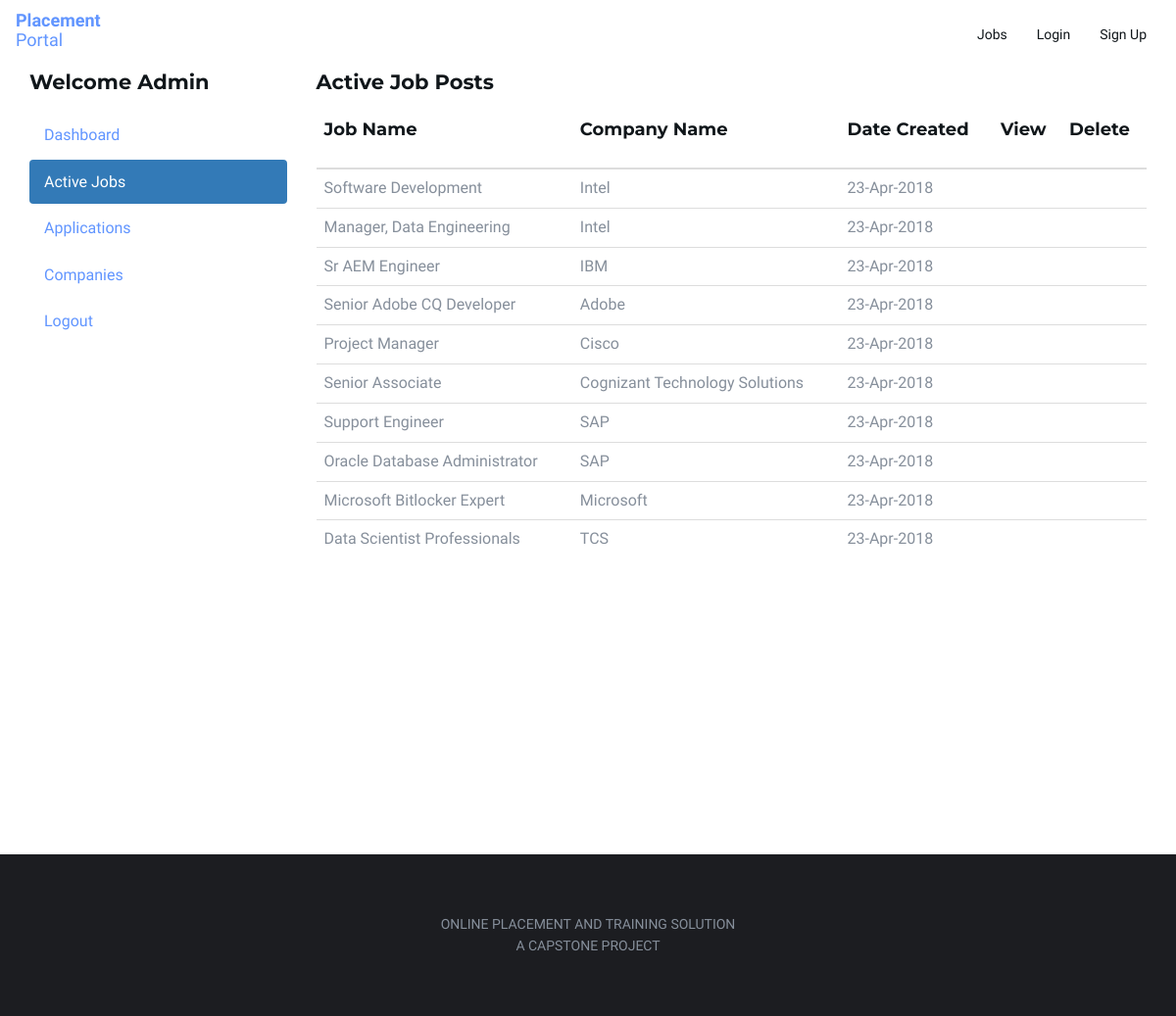
/admin/active-jobs.php (signed in), run on the app's committed database.
### tables this page shows
CREATE TABLE `job_post` (
  `id_jobpost` int(11) NOT NULL,
  `id_company` int(11) NOT NULL,
  `jobtitle` varchar(255) NOT NULL,
  `description` text NOT NULL,
  `minimumsalary` varchar(255) NOT NULL,
  `maximumsalary` varchar(255) NOT NULL,
  `experience` varchar(255) NOT NULL,
  `qualification` varchar(255) NOT NULL,
  `createdat` timestamp NOT NULL DEFAULT CURRENT_TIMESTAMP
);

CREATE TABLE `company` (
  `id_company` int(11) NOT NULL,
  `name` varchar(255) NOT NULL,
  `companyname` varchar(255) NOT NULL,
  `country` varchar(255) NOT NULL,
  `state` varchar(255) NOT NULL,
  `city` varchar(255) NOT NULL,
  `contactno` varchar(255) NOT NULL,
  `website` varchar(255) NOT NULL,
  `email` varchar(255) NOT NULL,
  `password` varchar(255) NOT NULL,
  `aboutme` varchar(255) DEFAULT NULL,
  `logo` varchar(255) NOT NULL,
  `createdAt` timestamp NOT NULL DEFAULT CURRENT_TIMESTAMP,
  `active` int(11) NOT NULL DEFAULT '2'
);

### admin/active-jobs.php (the view, shortened to what this page needs)
<?php
require_once("../db.php");
?>
<!DOCTYPE html>
<html>
<head>
	<link type="text/css" rel="stylesheet" href="../css/bootstrap.min.css" />
	<link type="text/css" rel="stylesheet" href="../css/owl.carousel.css" />
	<link type="text/css" rel="stylesheet" href="../css/owl.theme.default.css" />
	<link type="text/css" rel="stylesheet" href="../css/magnific-popup.css" />
    <link rel="stylesheet" href="https://cdnjs.cloudflare.com/ajax/libs/ionicons/2.0.1/css/ionicons.min.css">
	<link type="text/css" rel="stylesheet" href="../css/style.css" />
</head>
<body>
	<header id="home">
		<nav id="nav" class="navbar navbar-expand-sm bg-light">
        <div class="container">
				<div class="navbar-header">
				<a class="navbar-brand " href="../index.php"><b>Placement </b><br/>Portal
				</a>
				</div>
				<ul class="main-nav nav navbar-nav navbar-right">
					<li><a href="../jobs.php">Jobs</a></li>
					<?php if(empty($_SESSION['id_user']) && empty($_SESSION['id_company'])) { ?>
          <li>
            <a href="../login.php">Login</a>
          </li>
          <li>
            <a href="../sign-up.php">Sign Up</a>
          </li>
          <?php } ?>
				</ul>
			</div>
		</nav>
  <div class="content-wrapper" style="margin-left: 0px;">
    <section id="candidates" class="content-header">
      <div class="container">
        <div class="row">
          <div class="col-md-3">
            <div class="box box-solid">
              <div class="box-header with-border">
                <h3 class="box-title">Welcome <b>Admin</b></h3>
              </div>
              <div class="box-body no-padding">
               <ul class="nav nav-pills nav-stacked">
                  <li><a href="dashboard.php"><span class="ion-ios-analytics step-size-32 "></span></i> Dashboard</a></li>
                  <li class="active"><a href="active-jobs.php"><span class="ion-briefcase step-size-32"></span> Active Jobs</a></li>
                  <li><a href="applications.php"><span class="ion-document-text step-size-32 "></span> Applications</a></li>
                  <li><a href="companies.php"><span class="ion-ios-people step-size-32"></span> Companies</a></li>
                  <li><a href="../logout.php"><span class="ion-android-exit step-size-32 "></span>Logout</a></li>
                </ul>
              </div>
            </div>
          </div>
          <div class="col-md-9 bg-white padding-2">
            <h3>Active Job Posts</h3>
            <div class="row margin-top-20">
              <div class="col-md-12">
                <div class="box-body table-responsive no-padding">
                  <table id="example2" class="table table-hover">
                    <thead>
                      <th><h4>Job Name</h4></th>
                      <th><h4>Company Name</h4></th>
                      <th><h4>Date Created</h4></th>
                      <th><h4>View</h4></th>
                      <th><h4>Delete</h4></th>
                    </thead>
                    <tbody>
                      <?php
                      $sql = "SELECT job_post.*, company.companyname FROM job_post INNER JOIN company ON job_post.id_company=company.id_company";
                      $result = $conn->query($sql);
                      if($result->num_rows > 0) {
                        while($row = $result->fetch_assoc()) {
                      ?>
                      <tr>
                        <td><?php echo $row['jobtitle']; ?></td>
                        <td><?php echo $row['companyname']; ?></td>
                        <td><?php echo date("d-M-Y", strtotime($row['createdat'])); ?></td>
                        <td><a href="view-job-post.php?id=<?php echo $row['id_jobpost']; ?>"><span class="ion-eye"></span></a></td>
                        <td><a href="delete-job-post.php?id=<?php echo $row['id_jobpost']; ?>"><span class="ion-trash-b"></span></a></td>
                      </tr>
                            <?php
                        }
                      }
                    ?>
                    </tbody>
                  </table>
                </div>
              </div>
            </div>
          </div>
        </div>
      </div>
    </section>
  </div>
	<footer id="footer" class="sm-padding bg-dark">
		<div class="container">
			<div class="row">
				<div class="col-md-12">
					<div class="footer-copyright">
                        <p>Online Placement And Training Solution<br/>A Capstone Project</p>
					</div>
				</div>
			</div>
		</div>
	</footer>
</body>
</html>

### css/style.css (style rules this page uses)
body { font-family: 'Varela Round', sans-serif; font-size: 16px; line-height: 1.6; overflow-x: hidden; color: #868F9B; }
h1, h2, h3, h4, h5, h6 { font-family: 'Montserrat', sans-serif; font-weight: 700; margin-top: 0px; margin-bottom: 20px; color: #10161A; }
h3 { font-size: 21px; }
h4 { font-size: 18px; }
a { color: #6195FF; text-decoration: none; -webkit-transition: 0.2s opacity; transition: 0.2s opacity; }
ul, ol { margin: 0; padding: 0; list-style: none }
.sm-padding { padding-top: 60px; padding-bottom: 60px; }
.bg-dark { background-color: #1C1D21; }
.navbar-brand { padding:1px; }
#nav { padding: 10px 0px; background: #FFF; -webkit-transition: 0.2s padding; transition: 0.2s padding; z-index: 999; }
#nav.navbar { border: none; border-radius: 0; margin-bottom: 0px; }
@media only screen and (min-width: 768px) { .main-nav li { padding: 0px 15px; } }
@media only screen and (min-width: 768px) { .main-nav li a { font-size: 14px; -webkit-transition: 0.2s color; transition: 0.2s color; } }
@media only screen and (min-width: 768px) { .main-nav>li>a { color: #10161A; padding: 15px 0px; } }
@media only screen and (min-width: 768px) { .main-nav>li>a:after { content: ""; display: block; background-color: #6195FF; height: 2px; width: 0%; -webkit-transition: 0.2s width; transition: 0.2s width; } }
header { position: relative; }
#home { height: 100vh; }
#footer { position: relative; }
.footer-copyright p { text-align: center; font-size: 14px; text-transform: uppercase; margin: 0; }

### data on the page
job_post: jobtitle "Software Development", id_company.companyname "Intel", createdat "23-Apr-2018"
job_post: jobtitle "Manager, Data Engineering", id_company.companyname "Intel", createdat "23-Apr-2018"
job_post: jobtitle "Sr AEM Engineer", id_company.companyname "IBM", createdat "23-Apr-2018"
job_post: jobtitle "Senior Adobe CQ Developer", id_company.companyname "Adobe", createdat "23-Apr-2018"
job_post: jobtitle "Project Manager", id_company.companyname "Cisco", createdat "23-Apr-2018"
job_post: jobtitle "Senior Associate", id_company.companyname "Cognizant Technology Solutions", createdat "23-Apr-2018"
job_post: jobtitle "Support Engineer", id_company.companyname "SAP", createdat "23-Apr-2018"
job_post: jobtitle "Oracle Database Administrator", id_company.companyname "SAP", createdat "23-Apr-2018"
job_post: jobtitle "Microsoft Bitlocker Expert", id_company.companyname "Microsoft", createdat "23-Apr-2018"
job_post: jobtitle "Data Scientist Professionals", id_company.companyname "TCS", createdat "23-Apr-2018"
